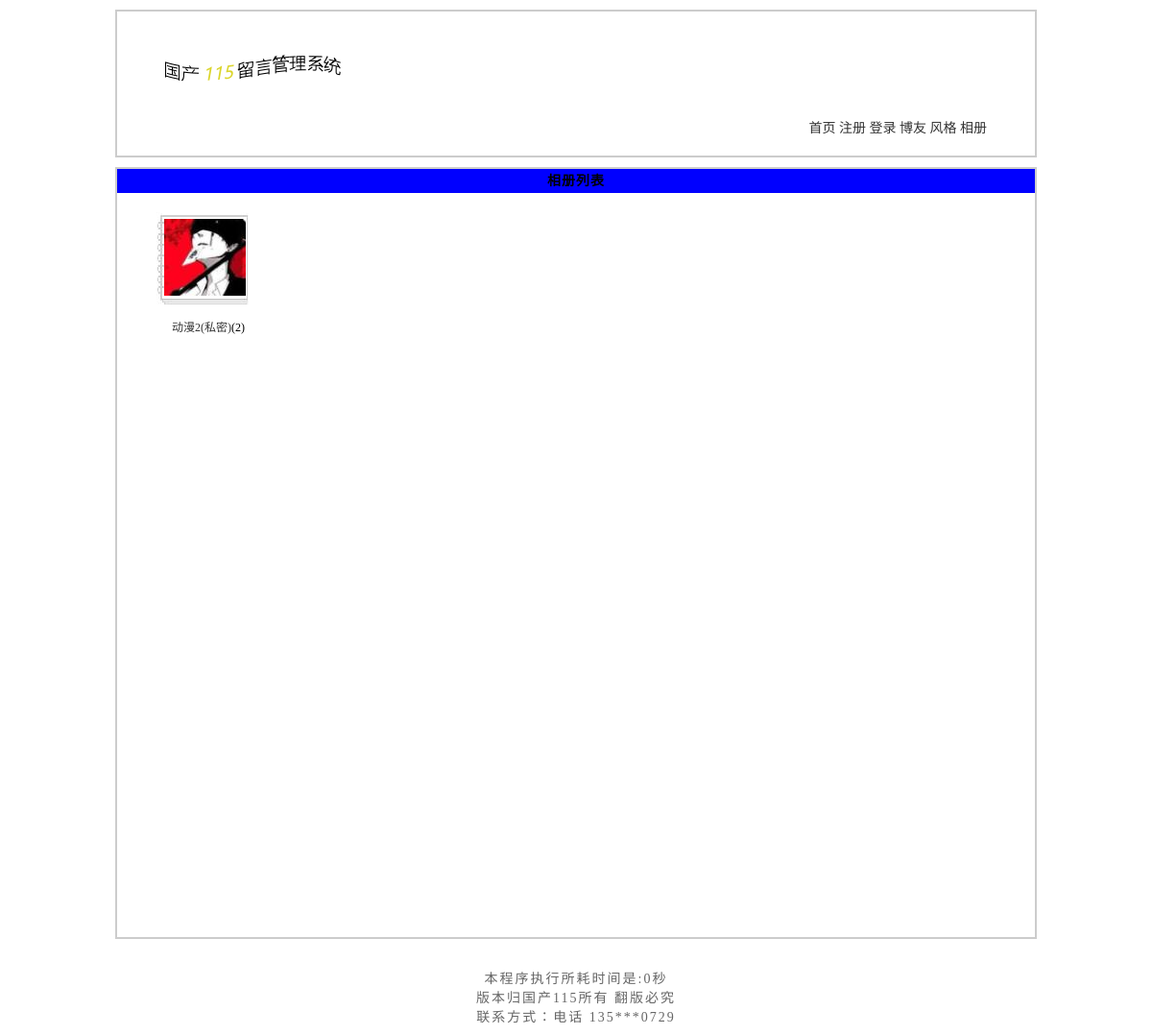
The page /项目/photo.php on the database its author committed.
### tables this page shows
CREATE TABLE `tg_dir` (
  `tg_id` mediumint(8) UNSIGNED NOT NULL COMMENT '//ID',
  `tg_name` varchar(20) NOT NULL COMMENT '//相册的名称',
  `tg_type` tinyint(1) NOT NULL DEFAULT '0' COMMENT '//相册的类型',
  `tg_password` char(40) DEFAULT NULL COMMENT '//相册的加密',
  `tg_content` varchar(200) DEFAULT NULL COMMENT '//相册的描述',
  `tg_face` varchar(200) DEFAULT NULL COMMENT '//封面的地址',
  `tg_dir` varchar(200) NOT NULL COMMENT '//相册的物理地址',
  `tg_date` datetime NOT NULL COMMENT '//相册的时间'
);

### 项目/includes/global.func.php (called while the page is built, shortened)
<?php
   function _html($_string){
   if(is_array($_string)){
    foreach($_string as $_key => $_value){
     $_string[$_key]=@htmlspecialchars($_value);
    }
   }else {
    $_string =@htmlspecialchars($_string);
   }
   return $_string;
   }
    function _page($_sql,$_size){
    global $_pageabsolute,$_pagenum,$_pagesize,$_num,$_page;
   if(isset($_GET['page'])){
   $_page=$_GET['page'];
   if(empty($_page) || $_page <= 0 || !is_numeric($_page)){
    $_page=1;
    }else {
    $_page=intval($_page);
    }
   }else {
   $_page=1;
    }
   $_pagesize=$_size;
    $_pagenum=($_page -1)*$_pagesize;
    }
?>

### 项目/includes/mysql.func.php (called while the page is built, shortened)
<?php
  function _query($_sql){
  if(!$_result=mysql_query($_sql)){
   exit('SQL语句执行失败');
  }
  return $_result;
  }
  function _fetch_array($_sql){
  return mysql_fetch_array(_query($_sql),MYSQL_ASSOC);
  }
function _fetch_array_list($_sql){
  return mysql_fetch_array($_sql,MYSQL_ASSOC);
}
?>

### 项目/includes/common.inc.php (called while the page is built, shortened)
<?php
   require ROOT_PATH.'includes/global.func.php';
    require ROOT_PATH.'includes/mysql.func.php';
  if(!!$_rows=_fetch_array("SELECT
                                  tg_webname,
                                  tg_article,
                                  tg_blog,
                                  tg_photo,
                                  tg_string,
                                  tg_skin,
                                  tg_post,
                                  tg_re,
                                  tg_register,
                                  tg_code
                             FROM tg_system
                            WHERE tg_id=1
                            LIMIT 1")){
   $_system=array();
   $_system['webname']=$_rows['tg_webname'];
   $_system['article']=$_rows['tg_article'];
   $_system['photo']=$_rows['tg_photo'];
   $_system['blog']=$_rows['tg_blog'];
   $_system['skin']=$_rows['tg_skin'];
   $_system['string']=$_rows['tg_string'];
   $_system['post']=$_rows['tg_post'];
   $_system['re']=$_rows['tg_re'];
   $_system['code']=$_rows['tg_code'];
   $_system['register']=$_rows['tg_register'];
   $_system=_html($_system);
   if($_COOKIE['skin']){
    $_system['skin']=$_COOKIE['skin'];
   }
  }else {
    exit('后台数据库表出错,请管理员进行修改');
  }
?>

### 项目/photo.php (the view, shortened to what this page needs)
<?php
 require dirname(__FILE__).'/includes/common.inc.php';
  global $_pagenum,$_pagesize,$_system;
 $_result=mysql_query("SELECT tg_id,
 	                          tg_name,
 	                          tg_type,
                            tg_face,
 	                          tg_content
 	                   FROM   tg_dir
 	               ORDER BY   tg_date
 	               LIMIT  $_pagenum,$_pagesize");
 ?>
<!DOCTYPE html PUBLIC "-//W3C//DTD XHTML 1.0 Transitional//EN">
<html xmlns="http://www.w3.org/1999/xhtml">
<head>
<?php
 require ROOT_PATH.'includes/title.inc.php';
?>
</head>
<body>
 <?php
 require ROOT_PATH.'includes/header.inc.php';
 ?>
 <div id="photo">
 	<h2>相册列表</h2>
 	<?php
    $_html=array();
 	while(!!$_rows=_fetch_array_list($_result)){
     $_html['id']=$_rows['tg_id'];
     $_html['name']=$_rows['tg_name'];
     $_html['type']=$_rows['tg_type'];
     $_html['face']=$_rows['tg_face'];
     $_html['content']=$_rows['tg_content'];
     $_html=_html($_html);
     if(empty($_html['type'])){
     $_html['type_html']='(公开)';
     }else {
     $_html['type_html']='(私密)';
     }
     if(empty($_html['face'])){
      $_html['face_html']='';
     }else {
       $_html['face_html']='<img src="'.$_html['face'].'" alt="'.$_html['name'].'">';
     }
     $_html['photo']=_fetch_array("SELECT
                                   COUNT(*)
                                  AS count
                                FROM tg_photo
                               WHERE tg_sid='{$_html['id']}'");
 	?>
 	<dl>
 	<dt><a href="photo_show.php?id=<?php echo $_html['id'];?>"><?php echo $_html['face_html'];?></a></dt>
 	<dd><a href="photo_show.php?id=<?php echo $_html['id'];?>"><?php echo $_html['name'];?><?php echo $_html['type_html'];?></a>(<?php echo $_html['photo']['count'];?>)</dd>
 	</dl>
 	<?php };?>
 </div>
<?php
 require ROOT_PATH.'includes/footer.inc.php';
?>
</body>
</html>

### 项目/style/3/basic.css (style rules this page uses)
* { margin:0; padding:0; }
body { width:960px; background:#fff; margin:10px auto; font-size:14px; }
h2 { background:blue; font-size:14px; height:25px; line-height:25px; text-indent:10px; }

### 项目/style/3/photo.css (style rules this page uses)
#photo { width:auto; height:800px; border:2px solid #ccc; font-size:12px; }
#photo h2 { text-indent:0; text-align:center; font-size:14px; letter-spacing:1px; }
#photo dl { width:150px; height:180px; margin:20px; float:left; }
#photo dl dt { width:100px; height:100px; margin:0 auto; background:url('../../image/photo.jpg') no-repeat; padding:7px 0px 1px 8px; }
#photo dl dd { text-align:center; margin:0 auto; padding:2px; }
#photo dl dd a { color:#333; text-decoration: none; }

### rows shown on the page
tg_dir: tg_face (picture), tg_name "动漫2", type_html "(私密)", count "2"

### other values the page prints
_runtime() - START_TIME "0"
